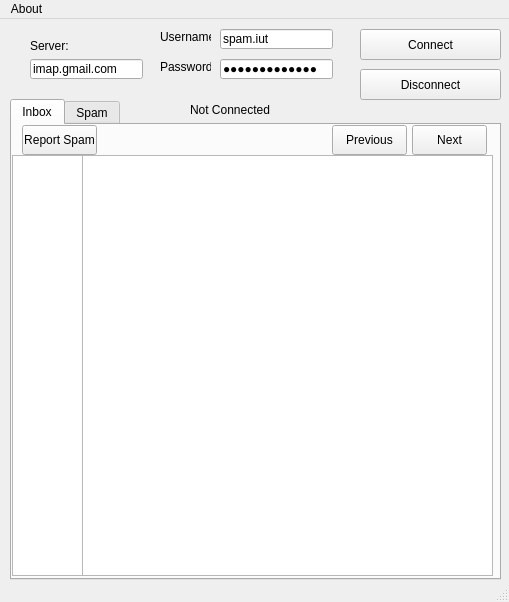
<?xml version="1.0" encoding="UTF-8"?>
<ui version="4.0">
 <class>MainWindow</class>
 <widget class="QMainWindow" name="MainWindow">
  <property name="geometry">
   <rect>
    <x>0</x>
    <y>0</y>
    <width>509</width>
    <height>602</height>
   </rect>
  </property>
  <property name="minimumSize">
   <size>
    <width>509</width>
    <height>602</height>
   </size>
  </property>
  <property name="maximumSize">
   <size>
    <width>509</width>
    <height>602</height>
   </size>
  </property>
  <property name="windowTitle">
   <string>Spam Filter v1.0</string>
  </property>
  <widget class="QWidget" name="centralwidget">
   <widget class="QPushButton" name="pushButtonCon">
    <property name="geometry">
     <rect>
      <x>360</x>
      <y>10</y>
      <width>141</width>
      <height>31</height>
     </rect>
    </property>
    <property name="text">
     <string>Connect</string>
    </property>
   </widget>
   <widget class="QTabWidget" name="tabSpam">
    <property name="geometry">
     <rect>
      <x>10</x>
      <y>80</y>
      <width>491</width>
      <height>481</height>
     </rect>
    </property>
    <property name="currentIndex">
     <number>0</number>
    </property>
    <widget class="QWidget" name="tab">
     <attribute name="title">
      <string>Inbox</string>
     </attribute>
     <widget class="QTextBrowser" name="textBoxInbox">
      <property name="geometry">
       <rect>
        <x>70</x>
        <y>30</y>
        <width>411</width>
        <height>421</height>
       </rect>
      </property>
      <property name="html">
       <string>&lt;!DOCTYPE HTML PUBLIC &quot;-//W3C//DTD HTML 4.0//EN&quot; &quot;http://www.w3.org/TR/REC-html40/strict.dtd&quot;&gt;
&lt;html&gt;&lt;head&gt;&lt;meta name=&quot;qrichtext&quot; content=&quot;1&quot; /&gt;&lt;style type=&quot;text/css&quot;&gt;
p, li { white-space: pre-wrap; }
&lt;/style&gt;&lt;/head&gt;&lt;body style=&quot; font-family:'MS Shell Dlg 2'; font-size:8.25pt; font-weight:400; font-style:normal;&quot;&gt;
&lt;p style=&quot;-qt-paragraph-type:empty; margin-top:0px; margin-bottom:0px; margin-left:0px; margin-right:0px; -qt-block-indent:0; text-indent:0px; font-size:8pt;&quot;&gt;&lt;br /&gt;&lt;/p&gt;&lt;/body&gt;&lt;/html&gt;</string>
      </property>
     </widget>
     <widget class="QPushButton" name="pushButtonMarkAsSpam">
      <property name="geometry">
       <rect>
        <x>10</x>
        <y>0</y>
        <width>75</width>
        <height>30</height>
       </rect>
      </property>
      <property name="text">
       <string>Report Spam</string>
      </property>
     </widget>
     <widget class="QPushButton" name="pushButtonPrevHam">
      <property name="geometry">
       <rect>
        <x>320</x>
        <y>0</y>
        <width>75</width>
        <height>30</height>
       </rect>
      </property>
      <property name="text">
       <string>Previous</string>
      </property>
     </widget>
     <widget class="QPushButton" name="pushButtonNextHam">
      <property name="geometry">
       <rect>
        <x>400</x>
        <y>0</y>
        <width>75</width>
        <height>30</height>
       </rect>
      </property>
      <property name="text">
       <string>Next</string>
      </property>
     </widget>
     <widget class="QListWidget" name="listWidgetInbox">
      <property name="geometry">
       <rect>
        <x>0</x>
        <y>30</y>
        <width>71</width>
        <height>421</height>
       </rect>
      </property>
     </widget>
    </widget>
    <widget class="QWidget" name="tab_2">
     <attribute name="title">
      <string>Spam</string>
     </attribute>
     <widget class="QTextBrowser" name="textBoxSpam">
      <property name="geometry">
       <rect>
        <x>70</x>
        <y>30</y>
        <width>411</width>
        <height>421</height>
       </rect>
      </property>
     </widget>
     <widget class="QPushButton" name="pushButtonNotSpam">
      <property name="geometry">
       <rect>
        <x>10</x>
        <y>0</y>
        <width>75</width>
        <height>30</height>
       </rect>
      </property>
      <property name="text">
       <string>Not Spam</string>
      </property>
     </widget>
     <widget class="QPushButton" name="pushButtonPrevSpam">
      <property name="geometry">
       <rect>
        <x>320</x>
        <y>0</y>
        <width>75</width>
        <height>30</height>
       </rect>
      </property>
      <property name="text">
       <string>Previous</string>
      </property>
     </widget>
     <widget class="QPushButton" name="pushButtonNextSpam">
      <property name="geometry">
       <rect>
        <x>400</x>
        <y>0</y>
        <width>75</width>
        <height>30</height>
       </rect>
      </property>
      <property name="text">
       <string>Next</string>
      </property>
     </widget>
     <widget class="QListWidget" name="listWidgetSpam">
      <property name="geometry">
       <rect>
        <x>0</x>
        <y>30</y>
        <width>71</width>
        <height>421</height>
       </rect>
      </property>
     </widget>
    </widget>
   </widget>
   <widget class="QLineEdit" name="lineEditServer">
    <property name="geometry">
     <rect>
      <x>30</x>
      <y>40</y>
      <width>113</width>
      <height>20</height>
     </rect>
    </property>
    <property name="text">
     <string>imap.gmail.com</string>
    </property>
   </widget>
   <widget class="QLineEdit" name="lineEditPassword">
    <property name="geometry">
     <rect>
      <x>220</x>
      <y>40</y>
      <width>113</width>
      <height>20</height>
     </rect>
    </property>
    <property name="text">
     <string notr="true">getalifegmail</string>
    </property>
    <property name="echoMode">
     <enum>QLineEdit::Password</enum>
    </property>
    <property name="placeholderText">
     <string comment="d"/>
    </property>
   </widget>
   <widget class="QLineEdit" name="lineEditUsername">
    <property name="geometry">
     <rect>
      <x>220</x>
      <y>10</y>
      <width>113</width>
      <height>20</height>
     </rect>
    </property>
    <property name="text">
     <string>spam.iut</string>
    </property>
   </widget>
   <widget class="QLabel" name="label">
    <property name="geometry">
     <rect>
      <x>30</x>
      <y>20</y>
      <width>46</width>
      <height>13</height>
     </rect>
    </property>
    <property name="text">
     <string>Server:</string>
    </property>
   </widget>
   <widget class="QLabel" name="label_2">
    <property name="geometry">
     <rect>
      <x>160</x>
      <y>10</y>
      <width>51</width>
      <height>16</height>
     </rect>
    </property>
    <property name="text">
     <string>Username:</string>
    </property>
   </widget>
   <widget class="QLabel" name="label_3">
    <property name="geometry">
     <rect>
      <x>160</x>
      <y>40</y>
      <width>51</width>
      <height>16</height>
     </rect>
    </property>
    <property name="text">
     <string>Password:</string>
    </property>
   </widget>
   <widget class="QPushButton" name="pushButtonDisconnect">
    <property name="geometry">
     <rect>
      <x>360</x>
      <y>50</y>
      <width>141</width>
      <height>31</height>
     </rect>
    </property>
    <property name="text">
     <string>Disconnect</string>
    </property>
   </widget>
   <widget class="QLabel" name="statusBar">
    <property name="geometry">
     <rect>
      <x>190</x>
      <y>80</y>
      <width>81</width>
      <height>21</height>
     </rect>
    </property>
    <property name="text">
     <string>Not Connected</string>
    </property>
   </widget>
  </widget>
  <widget class="QMenuBar" name="menubar">
   <property name="geometry">
    <rect>
     <x>0</x>
     <y>0</y>
     <width>509</width>
     <height>21</height>
    </rect>
   </property>
   <widget class="QMenu" name="menuAbout">
    <property name="title">
     <string>About</string>
    </property>
   </widget>
   <addaction name="menuAbout"/>
  </widget>
  <widget class="QStatusBar" name="statusbar"/>
 </widget>
 <tabstops>
  <tabstop>lineEditServer</tabstop>
  <tabstop>lineEditUsername</tabstop>
  <tabstop>lineEditPassword</tabstop>
  <tabstop>pushButtonCon</tabstop>
  <tabstop>tabSpam</tabstop>
  <tabstop>pushButtonNotSpam</tabstop>
  <tabstop>textBoxSpam</tabstop>
  <tabstop>pushButtonPrevSpam</tabstop>
  <tabstop>pushButtonNextSpam</tabstop>
  <tabstop>pushButtonNextHam</tabstop>
  <tabstop>pushButtonPrevHam</tabstop>
  <tabstop>pushButtonMarkAsSpam</tabstop>
  <tabstop>textBoxInbox</tabstop>
 </tabstops>
 <resources/>
 <connections/>
</ui>
